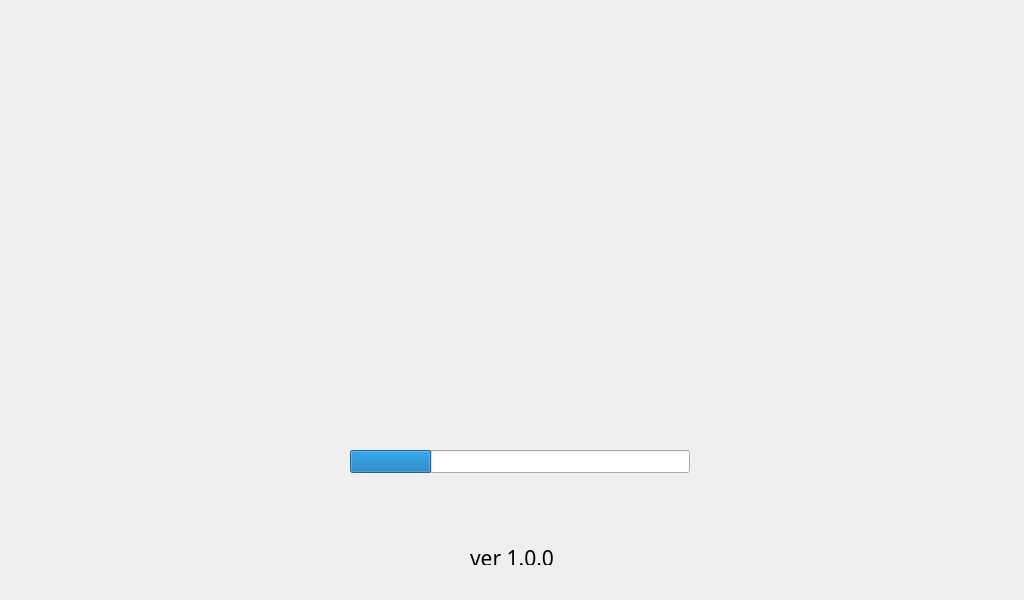
<?xml version="1.0" encoding="UTF-8"?>
<ui version="4.0">
 <class>LoadViewWindow</class>
 <widget class="QMainWindow" name="LoadViewWindow">
  <property name="geometry">
   <rect>
    <x>0</x>
    <y>0</y>
    <width>1024</width>
    <height>600</height>
   </rect>
  </property>
  <property name="windowTitle">
   <string>MainWindow</string>
  </property>
  <property name="tabShape">
   <enum>QTabWidget::Rounded</enum>
  </property>
  <widget class="QWidget" name="centralwidget">
   <widget class="QProgressBar" name="progressBar">
    <property name="geometry">
     <rect>
      <x>350</x>
      <y>450</y>
      <width>340</width>
      <height>23</height>
     </rect>
    </property>
    <property name="value">
     <number>24</number>
    </property>
    <property name="textVisible">
     <bool>false</bool>
    </property>
   </widget>
   <widget class="QLabel" name="label">
    <property name="geometry">
     <rect>
      <x>430</x>
      <y>160</y>
      <width>180</width>
      <height>180</height>
     </rect>
    </property>
    <property name="text">
     <string/>
    </property>
    <property name="pixmap">
     <pixmap>../image/01_Loading/Calth_logo.png</pixmap>
    </property>
    <property name="alignment">
     <set>Qt::AlignCenter</set>
    </property>
   </widget>
   <widget class="QLabel" name="label_Version">
    <property name="geometry">
     <rect>
      <x>452</x>
      <y>550</y>
      <width>120</width>
      <height>15</height>
     </rect>
    </property>
    <property name="font">
     <font>
      <family>Pretendard</family>
      <pointsize>16</pointsize>
     </font>
    </property>
    <property name="text">
     <string>ver 1.0.0</string>
    </property>
    <property name="alignment">
     <set>Qt::AlignCenter</set>
    </property>
   </widget>
  </widget>
 </widget>
 <resources/>
 <connections/>
</ui>
